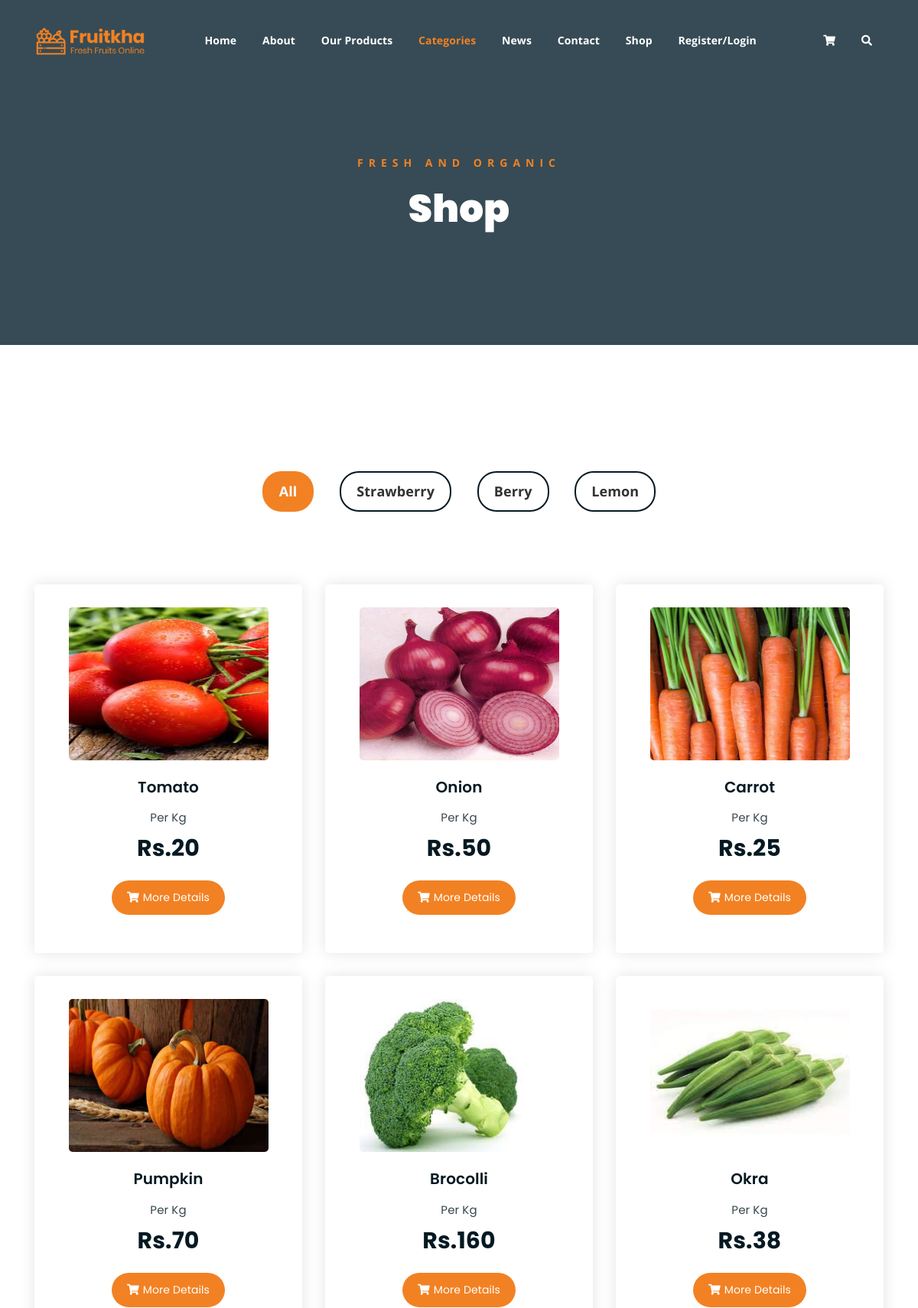
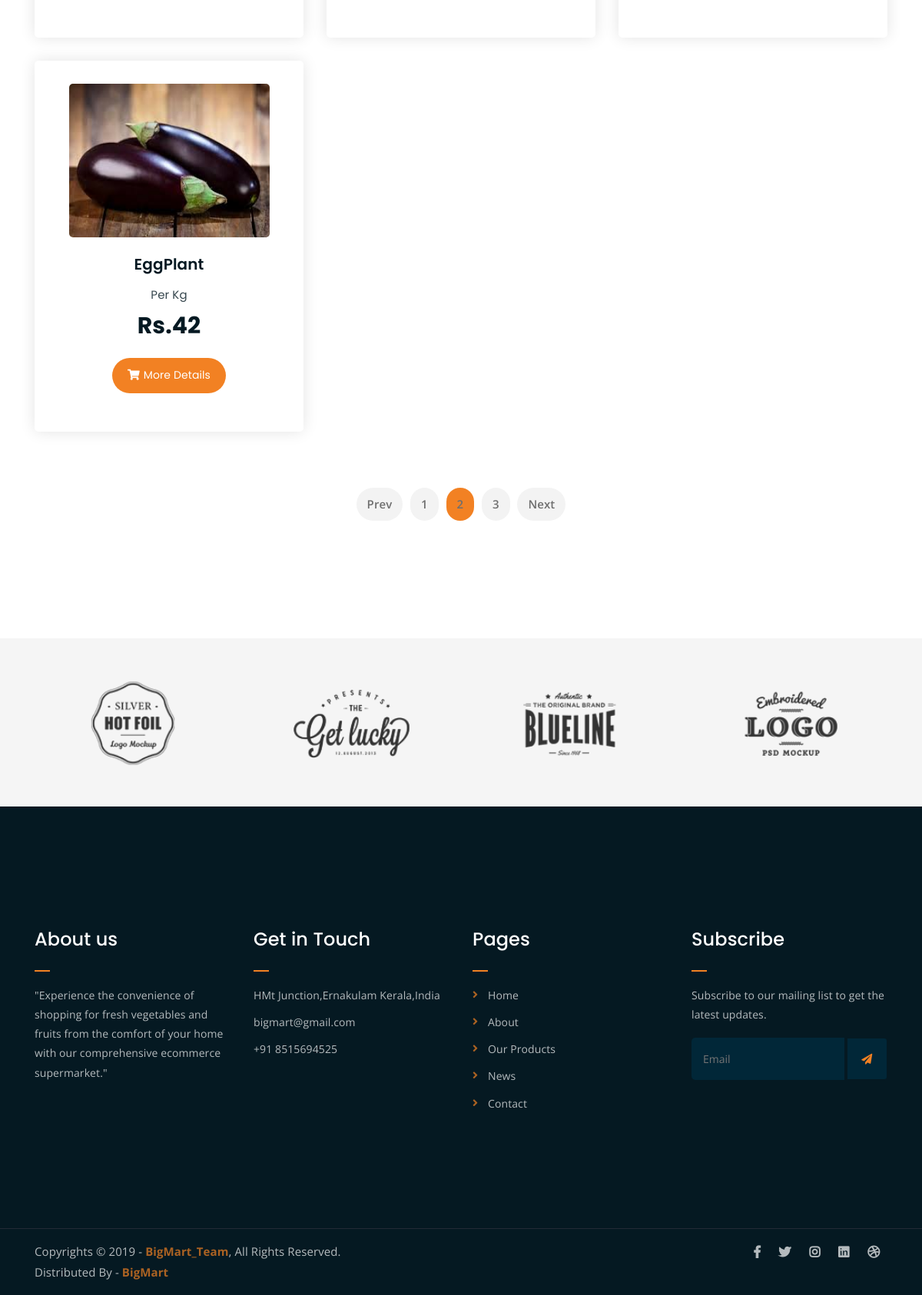
Screenshot of /filter_products/Vegetables/ with the database file from the repository (2 pictures, top to bottom).
### Backend/models.py (models this page shows)
class productdb(models.Model):
    Category = models.CharField(max_length=100,blank=True,null=True)
    Product_Name = models.CharField(max_length=100,blank=True,null=True)
    Price = models.IntegerField(null=True,blank=True)
    Description = models.TextField(max_length=100,null=True,blank=True)
    Product_Image = models.ImageField(upload_to="Product Images",null=True,blank=True)

### WebApp/views.py (the view)
# urls.py: path('filter_products/<cat_name>/',views.filter_products,name='filter_products'),
def filter_products(request,cat_name):
    cat = categorydb.objects.all()
    data = productdb.objects.filter(Category=cat_name)
    return render(request,'Products_Filtered.html',{'data':data,'cat':cat})

### WebApp/templates/Products_Filtered.html (shortened to what this page needs)
<!DOCTYPE html>
{% load static %}
<html lang="en">
<head>
	<link rel="stylesheet" href="{% static 'assets/css/all.min.css' %}">
	<link rel="stylesheet" href="{% static 'assets/bootstrap/css/bootstrap.min.css' %}">
	<link rel="stylesheet" href="{% static 'assets/css/owl.carousel.css' %}">
	<link rel="stylesheet" href="{% static 'assets/css/magnific-popup.css' %}">
	<link rel="stylesheet" href="{% static 'assets/css/animate.css' %}">
	<link rel="stylesheet" href="{% static 'assets/css/meanmenu.min.css' %}">
	<link rel="stylesheet" href="{% static 'assets/css/main.css' %}">
	<link rel="stylesheet" href="{% static 'assets/css/responsive.css' %}">
</head>
<body>
<div class="top-header-area" id="sticker">
		<div class="container">
			<div class="row">
				<div class="col-lg-12 col-sm-12 text-center">
					<div class="main-menu-wrap">
						<div class="site-logo">
							<a href="index.html">
								<img src="{% static 'assets/img/logo.png' %}" alt="">
							</a>
						</div>
						<nav class="main-menu">
							<ul>
								<li ><a href="{% url 'Home' %}">Home</a>
								</li>
								<li><a href="{% url 'About' %}">About</a></li>
								<li><a href="{% url 'OurProduct' %}">Our Products</a></li>
								<li class="current-list-item"><a href="#">Categories</a>
								</li>
								<li><a href="#">News</a>
								</li>
								<li><a href="{% url 'Contact' %}">Contact</a></li>
								<li ><a href="#">Shop</a>
					</li>
								{% if request.session.Username %}
								<li><a href="{% url 'User_logout' %}">Welcome {{request.session.Username}}/Logout</a></li>
								{% else %}
								<li><a href="{% url 'registration_page' %}">Register/Login</a></li>
								{% endif %}
								<li>
									<div class="header-icons">
										<a class="shopping-cart" href="{% url 'cart_page' %}"><i class="fas fa-shopping-cart"></i></a>
										<a class="mobile-hide search-bar-icon" href="#"><i class="fas fa-search"></i></a>
									</div>
								</li>
							</ul>
						</nav>
					</div>
				</div>
			</div>
		</div>
	</div>
	<div class="breadcrumb-section breadcrumb-bg">
		<div class="container">
			<div class="row">
				<div class="col-lg-8 offset-lg-2 text-center">
					<div class="breadcrumb-text">
						<p>Fresh and Organic</p>
						<h1>Shop</h1>
					</div>
				</div>
			</div>
		</div>
	</div>
	<div class="product-section mt-150 mb-150">
		<div class="container">
			<div class="row">
                <div class="col-md-12">
                    <div class="product-filters">
                        <ul>
                            <li class="active" data-filter="*">All</li>
                            <li data-filter=".strawberry">Strawberry</li>
                            <li data-filter=".berry">Berry</li>
                            <li data-filter=".lemon">Lemon</li>
                        </ul>
                    </div>
                </div>
            </div>
			<div class="row product-lists">
				{% for i in data %}
				<div class="col-lg-4 col-md-6 text-center strawberry">
					<div class="single-product-item">
						<div class="product-image">
							<a href="single-product.html"><img src="{{i.Product_Image.url}}" alt="" height="200px"></a>
						</div>
						<h3>{{i.Product_Name}}</h3>
						<p class="product-price"><span>Per Kg</span>Rs.{{i.Price}}</p>
						<a href="{% url 'single_product' pro_id=i.id %}" class="cart-btn"><i class="fas fa-shopping-cart"></i>More Details</a>
					</div>
				</div>
				{% endfor %}
				</div>
			</div>
			<div class="row">
				<div class="col-lg-12 text-center">
					<div class="pagination-wrap">
						<ul>
							<li><a href="#">Prev</a></li>
							<li><a href="#">1</a></li>
							<li><a class="active" href="#">2</a></li>
							<li><a href="#">3</a></li>
							<li><a href="#">Next</a></li>
						</ul>
					</div>
				</div>
			</div>
		</div>
	<div class="logo-carousel-section">
		<div class="container">
			<div class="row">
				<div class="col-lg-12">
					<div class="logo-carousel-inner">
						<div class="single-logo-item">
							<img src="{% static 'assets/img/company-logos/1.png' %}" alt="">
						</div>
						<div class="single-logo-item">
							<img src="{% static 'assets/img/company-logos/2.png' %}" alt="">
						</div>
						<div class="single-logo-item">
							<img src="{% static 'assets/img/company-logos/3.png' %}" alt="">
						</div>
						<div class="single-logo-item">
							<img src="{% static 'assets/img/company-logos/4.png' %}" alt="">
						</div>
					</div>
				</div>
			</div>
		</div>
	</div>
	<div class="footer-area">
		<div class="container">
			<div class="row">
				<div class="col-lg-3 col-md-6">
					<div class="footer-box about-widget">
						<h2 class="widget-title">About us</h2>
						<p> "Experience the convenience of shopping for fresh vegetables and fruits from the comfort of your home with our comprehensive ecommerce supermarket."</p>
					</div>
				</div>
				<div class="col-lg-3 col-md-6">
					<div class="footer-box get-in-touch">
						<h2 class="widget-title">Get in Touch</h2>
						<ul>
							<li>HMt Junction,Ernakulam Kerala,India</li>
							<li>bigmart@gmail.com</li>
							<li>+91 8515694525 </li>
						</ul>
					</div>
				</div>
				<div class="col-lg-3 col-md-6">
					<div class="footer-box pages">
						<h2 class="widget-title">Pages</h2>
						<ul>
							<li><a href="{% url 'Home' %}">Home</a></li>
							<li><a href="{% url 'About' %}">About</a></li>
							<li><a href="{% url 'OurProduct' %}">Our Products</a></li>
							<li><a href="#">News</a></li>
							<li><a href="{% url 'Contact' %}">Contact</a></li>
						</ul>
					</div>
				</div>
				<div class="col-lg-3 col-md-6">
					<div class="footer-box subscribe">
						<h2 class="widget-title">Subscribe</h2>
						<p>Subscribe to our mailing list to get the latest updates.</p>
						<form action="index.html">
							<input type="email" placeholder="Email">
							<button type="submit"><i class="fas fa-paper-plane"></i></button>
						</form>
					</div>
				</div>
			</div>
		</div>
	</div>
	<div class="copyright">
		<div class="container">
			<div class="row">
				<div class="col-lg-6 col-md-12">
					<p>Copyrights &copy; 2019 - <a href="#">BigMart_Team</a>,  All Rights Reserved.<br>
						Distributed By - <a href="#">BigMart</a>
					</p>
				</div>
				<div class="col-lg-6 text-right col-md-12">
					<div class="social-icons">
						<ul>
							<li><a href="#" target="_blank"><i class="fab fa-facebook-f"></i></a></li>
							<li><a href="#" target="_blank"><i class="fab fa-twitter"></i></a></li>
							<li><a href="#" target="_blank"><i class="fab fa-instagram"></i></a></li>
							<li><a href="#" target="_blank"><i class="fab fa-linkedin"></i></a></li>
							<li><a href="#" target="_blank"><i class="fab fa-dribbble"></i></a></li>
						</ul>
					</div>
				</div>
			</div>
		</div>
	</div>
</body>
</html>

### rows the page displays
productdb: Product_Image (picture), Product_Name "Tomato", Price "20"
productdb: Product_Image (picture), Product_Name "Onion", Price "50"
productdb: Product_Image (picture), Product_Name "Carrot", Price "25"
productdb: Product_Image (picture), Product_Name "Pumpkin", Price "70"
productdb: Product_Image (picture), Product_Name "Brocolli", Price "160"
productdb: Product_Image (picture), Product_Name "Okra", Price "38"
productdb: Product_Image (picture), Product_Name "EggPlant", Price "42"
